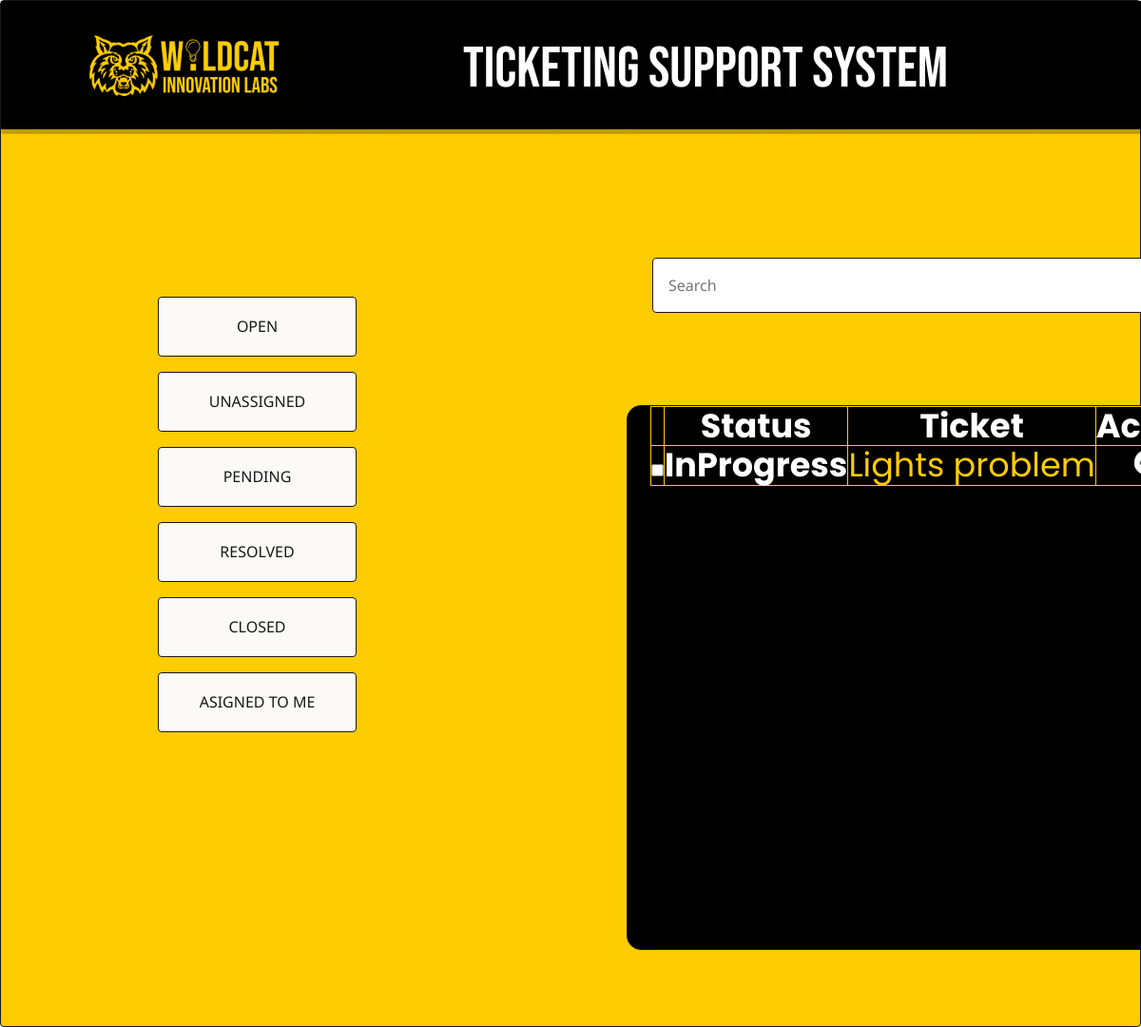
Before: /assigned_to_me/ (signed in) with the older database file.
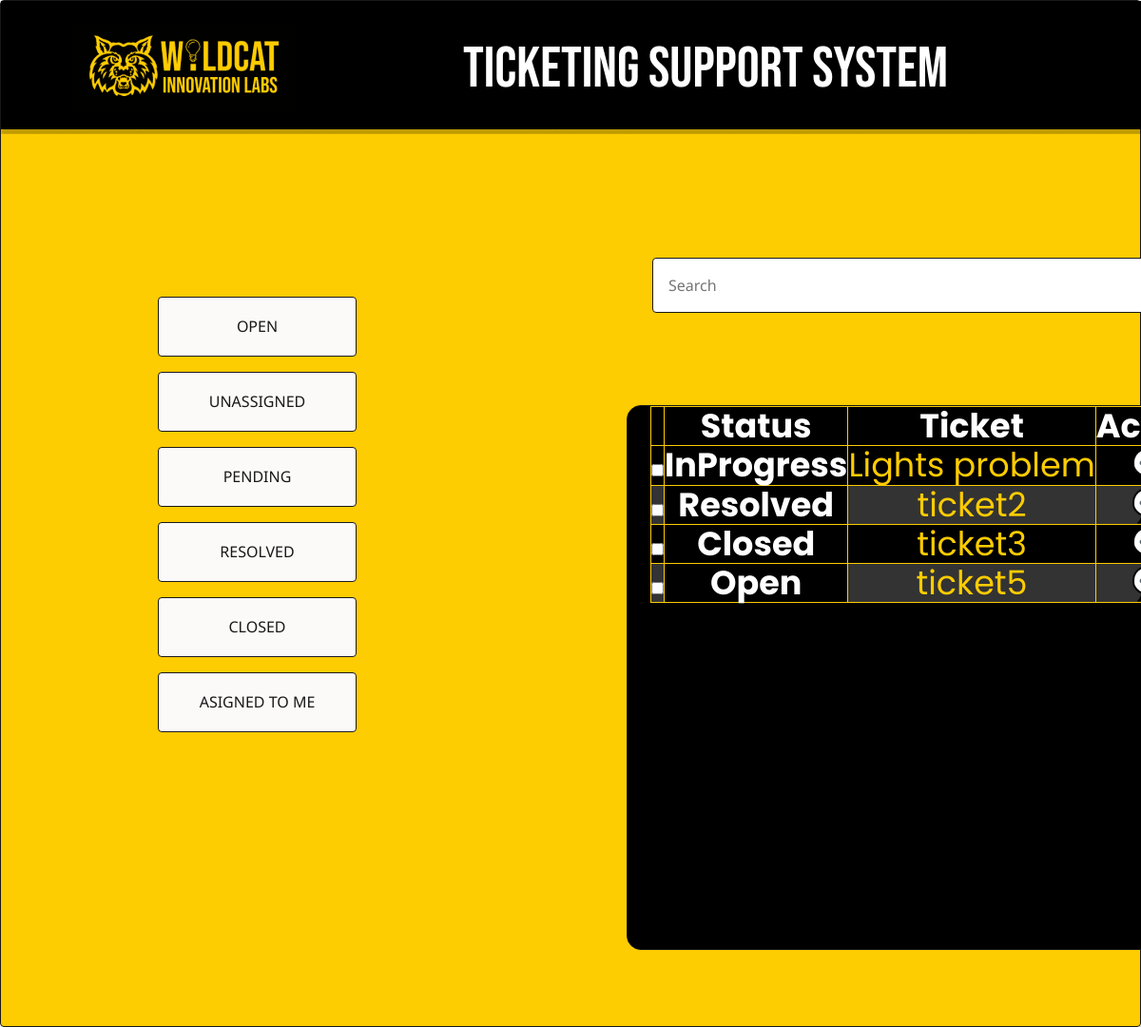
After: the same page with the newer database file.
### support/models.py (models this page shows, shortened)
class SupportTicket(models.Model):
    ticket_id = models.AutoField(primary_key=True)
    LOW = 'Low'
    MEDIUM = 'Medium'
    HIGH = 'High'
    PRIORITY_CHOICES = [
        (LOW, 'Low'),
        (MEDIUM, 'Medium'),
        (HIGH, 'High'),
    ]
    ELECTRICAL = 'Electrical'
    IT = 'IT'
    FACILITIES = 'Facilities'
    OTHER = 'Other'
    CATEGORY_CHOICES = [
        (ELECTRICAL, 'Electrical'),
        (IT, 'IT'),
        (FACILITIES, 'Facilities'),
        (OTHER, 'Other'),
    ]
    title = models.CharField(max_length=100)
    description = models.TextField()
    status = models.CharField(max_length=20, choices=[
        ('Open', 'Open'),
        ('InProgress', 'InProgress'),
        ('Resolved', 'Resolved'),
        ('Closed', 'Closed'),
    ])
    priority = models.CharField(max_length=10, choices=PRIORITY_CHOICES, default=LOW)
    category = models.CharField(max_length=20, choices=CATEGORY_CHOICES, default=OTHER)
    created_by = models.ForeignKey(User, related_name='tickets_created', on_delete=models.CASCADE)
    assigned_to = models.ForeignKey(User, related_name='tickets_assigned', on_delete=models.SET_NULL, null=True, blank=True)
    created_date = models.DateTimeField(auto_now_add=True)

### support/views.py (the view)
# urls.py: path('assigned_to_me/', views.assigned_to_me, name='assigned_to_me'),
@login_required
def assigned_to_me(request):
    assigned_to_me_tickets = SupportTicket.objects.filter(assigned_to=request.user)
    return render(request, 'support/assigned_to_me.html', {'assigned_to_me_tickets': assigned_to_me_tickets})

### support/templates/support/assigned_to_me.html (shortened to what this page needs)
{% load static %}
<!DOCTYPE html>
<html lang="english">
<head>
  <link
    rel="stylesheet"
    href="https://unpkg.com/animate.css@4.1.1/animate.css"
  />
  <link
    rel="stylesheet"
    href="https://unpkg.com/@teleporthq/teleport-custom-scripts/dist/style.css"
  />
  <link rel="stylesheet" href="{% static 'support/style3.css' %}">
  <link rel="stylesheet" href="{% static 'support/dashboard1.css' %}">
</head>
<body>
<link rel="stylesheet" href="{% static 'support/style3.css' %}" />
<div>
  <link rel="stylesheet" href="{% static 'support/dashboard1.css' %}" />
  <div class="dashboard-container">
    <div class="dashboard-login-page">
      <div class="dashboard-rectangle1">
        <div class="dashboard-options">
          <button
            type="button"
            id="openbutton"
            name="openbutton"
            class="dashboard-button button"
            onclick="location.href='{% url 'open_tickets' %}';"
          >
            OPEN
          </button>
          <button
            type="button"
            id="unsassignedbutton"
            name="unsassignedbutton"
            class="dashboard-button1 button"
            onclick="location.href='{% url 'unassigned_tickets' %}';"
          >
            UNASSIGNED
          </button>
            <button type="button"
            class="dashboard-button2 button"
            onclick="location.href='{% url 'in_progress_tickets' %}';">
            PENDING
        </button>
        <button
          type="button"
          id="resolvedbutton"
          name="resolvedbutton"
          class="dashboard-button3 button"
          onclick="location.href='{% url 'resolved_tickets' %}';"
        >
          RESOLVED
        </button>
        <button
          type="button"
          id="closedbutton"
          name="closedbutton"
          class="dashboard-button4 button"
          onclick="location.href='{% url 'closed_tickets' %}';"
        >
          CLOSED
        </button>
        <button
          type="button"
          id="assignedtobutton"
          name="assignedtobutton"
          class="dashboard-button6 button"
          onclick="location.href='{% url 'assigned_to_me' %}';"
        >
          ASIGNED TO ME
        </button>
      </div>
      <input
        type="text"
        placeholder="Search"
        class="dashboard-textinput input"
      />
      <form id="delete-tickets-form" method="POST" action="{% url 'delete_tickets' %}">
        <ul id="tickets table" class="dashboard-ul list">
            <table class="tickets-table scrollable-table">
                <thead>
                    <tr>
                        <th></th>
                        <th>Status</th>
                        <th>Ticket</th>
                        <th>Action</th>
                    </tr>
                </thead>
                <tbody>
                    {% for ticket in assigned_to_me_tickets %}
                    <tr>
                        <td><input type="checkbox"></td>
                        <th>{{ ticket.status }}</th>
                        <td><a href="{% url 'view_ticket' ticket.ticket_id %}">{{ ticket.title }}</a></td>
                        <td>
                          <a href="{% url 'message_ticket_creator' ticket.ticket_id %}">💬</a>
                        </td>
                    </tr>
                    {% endfor %}
                </tbody>
            </table>
        </ul>
      </form>
      <div class="dashboard-navigation-bar">
        <div class="dashboard-rectangle2">
          <img
            src="{% static 'img/image2425-rrom-200h.png'%}"
            alt="image2425"
            class="dashboard-image2"
          />
          <span class="dashboard-text2">TICKETING SUPPORT SYSTEM</span>
        </div>
      </div>
    </div>
  </div>
</div>
</div>
</body>
</html>

Changed rows visible on the page:
now on this page (row edited): SupportTicket: status "Resolved", title "ticket2"
added SupportTicket: status "Closed", title "ticket3"
added SupportTicket: status "Open", title "ticket5"
